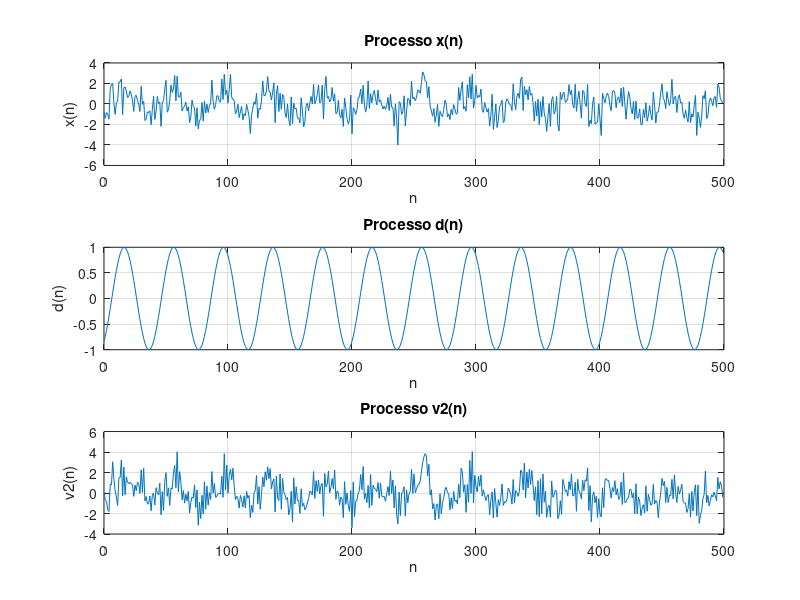

The MATLAB script that drew this image: (Note: this script raises an error after producing the figure.)
% (a)
% Parâmetros
omega_0 = 0.05 * pi;
n = 0:499;
phi = rand() * 2 * pi - pi;

% Processos
d_n = sin(omega_0 * n + phi);
g_n = randn(1, 500); % Ruído branco com variância unitária
x_n = d_n + g_n;
v2_n = 0.8 * [0, 0, x_n(1:end-2)] + g_n;

% Plotar os processos
figure;
subplot(3, 1, 1);
plot(n, x_n);
title('Processo x(n)');
xlabel('n');
ylabel('x(n)');
grid on;

subplot(3, 1, 2);
plot(n, d_n);
title('Processo d(n)');
xlabel('n');
ylabel('d(n)');
grid on;

subplot(3, 1, 3);
plot(n, v2_n);
title('Processo v2(n)');
xlabel('n');
ylabel('v2(n)');
grid on;


% (b)
% Ordem do filtro
p = 6;

% Função de autocorrelação de v2(n)
R_v2 = xcorr(v2_n, 'unbiased');

% Função de correlação cruzada entre x(n) e v2(n)
R_xv2 = xcorr(x_n, v2_n, 'unbiased');

% Montar e resolver as equações de Wiener-Hopf
R = toeplitz(R_v2(500:500+p-1));
r = R_xv2(500:500+p-1)';
h_opt = R \ r;

% Mostrar o filtro ótimo
disp('Filtro FIR ótimo:');
disp(h_opt);


% (c)
% Calcular filtros ótimos para diferentes ordens
orders = [2, 4, 6];
errors = zeros(1, length(orders));

for i = 1:length(orders)
    p = orders(i);
    h_opt = wiener_filter(v2_n, x_n, p);
    g_hat = filter(h_opt, 1, v2_n);
    errors(i) = mean((g_hat - g_n).^2);

    % Plotar g(n) estimado
    figure;
    plot(n, g_n, n, g_hat);
    legend('g(n)', ['$\hat{g}(n)$ - ordem ', num2str(p)], 'Interpreter', 'latex');
    title(['Estimativa de $g(n)$ com filtro de Wiener de ordem ', num2str(p)], 'Interpreter', 'latex');
    xlabel('n');
    ylabel('Amplitude');
    grid on;
end

% Comparar erros médios quadrados
disp('Erros médios quadrados para diferentes ordens:');
disp(table(orders', errors', 'VariableNames', {'Ordem', 'ErroMédioQuadrado'}));


% (d)

alphas = [0.1, 0.5, 1.0];
order = 4;
errors_alpha = zeros(1, length(alphas));

for i = 1:length(alphas)
    alpha = alphas(i);
    v0_n = v2_n + alpha * d_n;
    h_opt = wiener_filter(v0_n, x_n, order);
    g_hat = filter(h_opt, 1, v0_n);
    errors_alpha(i) = mean((g_hat - g_n).^2);

    % Plotar g(n) estimado
    figure;
    plot(n, g_n, n, g_hat);
    legend('g(n)', ['$\hat{g}(n)$ - $\alpha$ = ', num2str(alpha)], 'Interpreter', 'latex');
    title(['Estimativa de $\hat{g}(n)$ com filtro de Wiener e $\alpha = ', num2str(alpha), '$'], 'Interpreter', 'latex');
    xlabel('n');
    ylabel('Amplitude');
    grid on;
end

% Comparar erros médios quadrados para diferentes valores de alpha
disp('Erros médios quadrados para diferentes valores de \alpha:');
disp(table(alphas', errors_alpha', 'VariableNames', {'Alpha', 'ErroMédioQuadrado'}));


